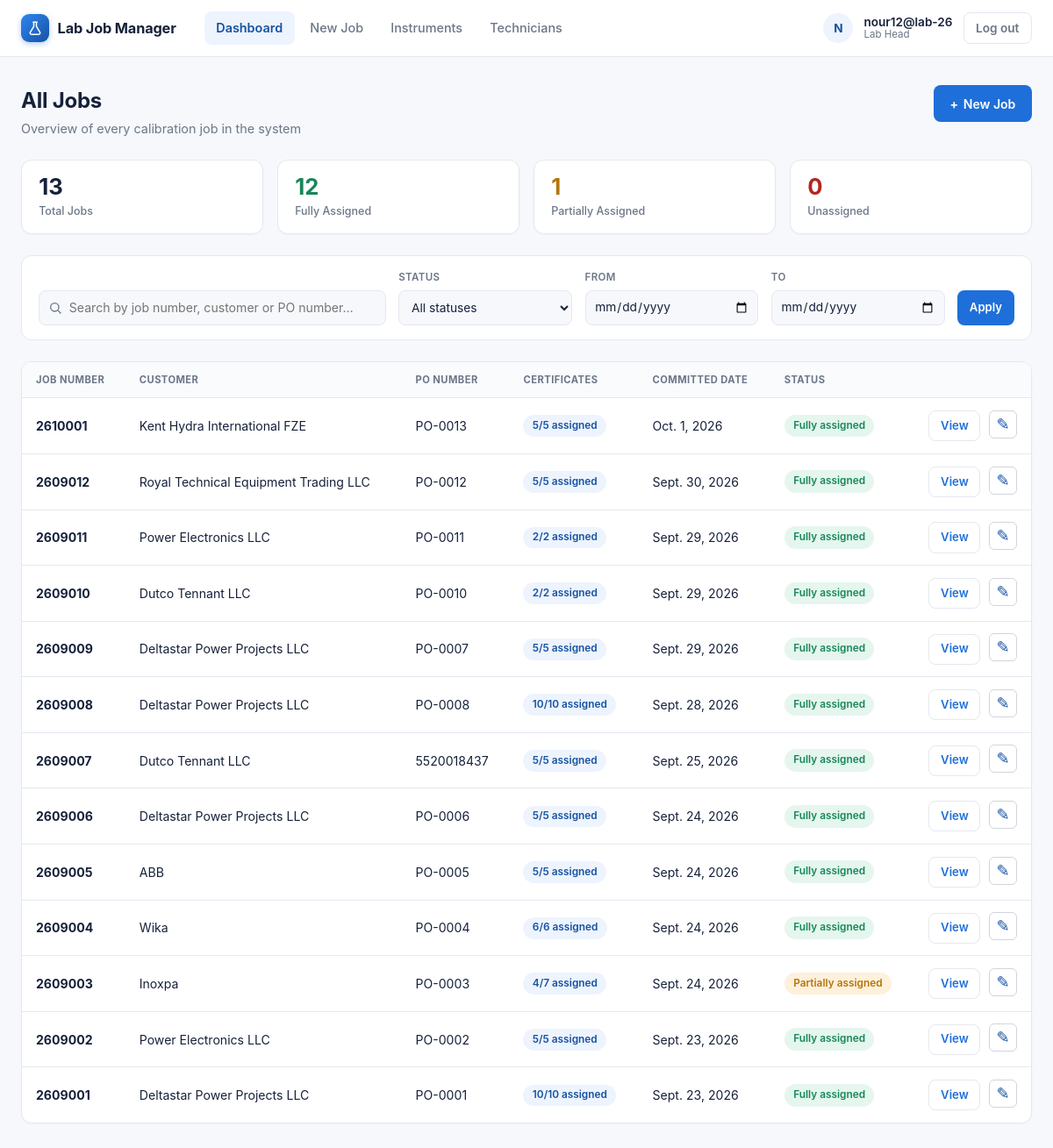
The app's page / (signed in), older data.
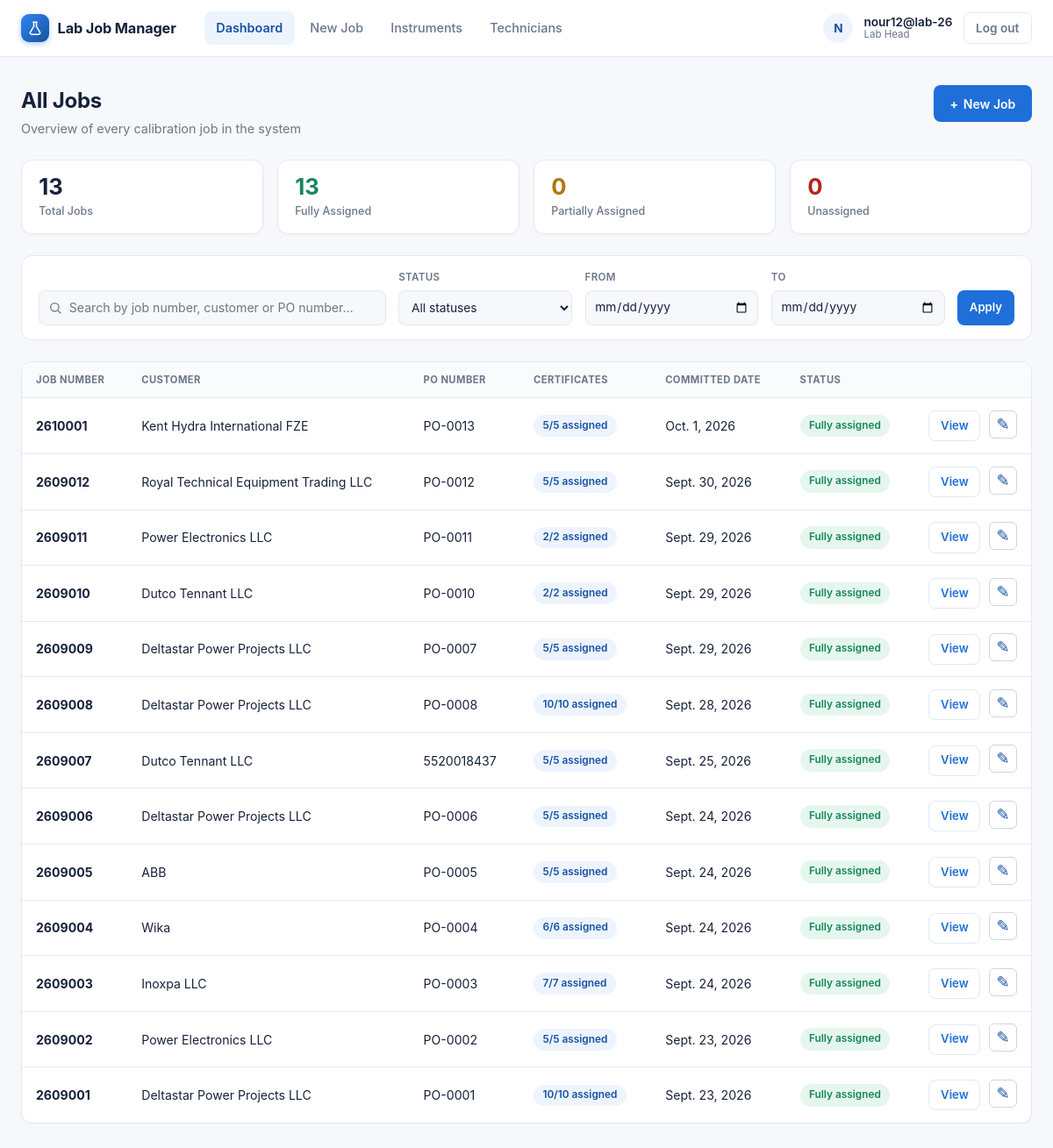
The same page, newer data.
### labmanager/models.py (models this page shows, shortened)
class Job(models.Model):
    job_number = models.CharField(max_length=20, unique=True, editable=False)
    customer_name = models.CharField(max_length=200)
    customer_address = models.TextField(blank=True)
    po_number = models.CharField(max_length=100)
    quantity = models.PositiveIntegerField(help_text="Total number of certificates for this job")
    committed_date = models.DateField(null=True, blank=True)
    created_by = models.ForeignKey(User, on_delete=models.PROTECT, related_name="jobs_created")
    created_at = models.DateTimeField(auto_now_add=True)
    class Meta:
        ordering = ["-created_at"]
    @property
    def certificates_assigned_count(self):
        return sum(li.quantity for li in self.line_items.all())

class JobLineItem(models.Model):
    job = models.ForeignKey(Job, on_delete=models.CASCADE, related_name="line_items")
    instrument = models.ForeignKey(Instrument, on_delete=models.PROTECT, related_name="line_items")
    model = models.CharField(max_length=150, blank=True)
    range_from = models.DecimalField(max_digits=12, decimal_places=2, null=True, blank=True)
    range_to = models.DecimalField(max_digits=12, decimal_places=2, null=True, blank=True)
    unit = models.CharField(max_length=50, blank=True, null=True, choices=UNIT_CHOICES)
    quantity = models.PositiveIntegerField(default=1)
    assigned_to = models.ForeignKey(User, on_delete=models.PROTECT,  related_name="assigned_line_items", limit_choices_to={"role": User.Role.TECHNICIAN},)
    calibration_points = models.PositiveIntegerField(default=1)
    calibration_validity_value = models.PositiveIntegerField(
        null=True,
        blank=True,
        verbose_name="Calibration Validity",
    )
    calibration_validity_unit = models.CharField(
        max_length=10,
        choices=CALIBRATION_VALIDITY_UNIT_CHOICES,
        default="years",
        blank=True,
    )
    reference_procedure = models.CharField(max_length=150, blank=True, choices=REFERENCE_PROCEDURE_CHOICES)

### labmanager/views.py (the view, shortened to what this page needs)
# urls.py: path("", views.dashboard, name="dashboard"),
@login_required
def dashboard(request):
    if request.user.is_lab_head:
        jobs = Job.objects.all()
    else:
        jobs = Job.objects.filter(line_items__assigned_to=request.user).distinct()
    search_query = request.GET.get("q", "").strip()
    status_filter = request.GET.get("status", "").strip()
    date_from = request.GET.get("date_from", "").strip()
    date_to = request.GET.get("date_to", "").strip()
    if date_from:
        jobs = jobs.filter(committed_date__gte=date_from)
    if date_to:
        jobs = jobs.filter(committed_date__lte=date_to)
    jobs = jobs.distinct()
    jobs_list = list(jobs)
    complete_count = 0
    partial_count = 0
    unassigned_count = 0
    for job in jobs_list:
        assigned = job.certificates_assigned_count
        job.assignment_percent = int(round((assigned / job.quantity) * 100)) if job.quantity else 0
        if assigned <= 0:
            job.assignment_status = "unassigned"
            unassigned_count += 1
        elif assigned < job.quantity:
            job.assignment_status = "partial"
            partial_count += 1
        else:
            job.assignment_status = "complete"
            complete_count += 1
    if status_filter in ("complete", "partial", "unassigned"):
        jobs_list = [j for j in jobs_list if j.assignment_status == status_filter]
    context = {
        "jobs": jobs_list,
        "search_query": search_query,
        "status_filter": status_filter,
        "date_from": date_from,
        "date_to": date_to,
        "total_jobs": len(jobs_list) if not status_filter else (complete_count + partial_count + unassigned_count),
        "complete_count": complete_count,
        "partial_count": partial_count,
        "unassigned_count": unassigned_count,
    }
    return render(request, "labmanager/dashboard.html", context)

### labmanager/models.py (called while the page is built)
    @property
    def is_lab_head(self):
        return self.role == self.Role.LAB_HEAD

### labmanager/templates/labmanager/dashboard.html (shortened to what the changed rows need)
{% extends "labmanager/base.html" %}
{% block content %}
<div class="dash-page">
    <div class="dash-header">
        <div>
            <h1>{% if user.is_lab_head %}All Jobs{% else %}My Assigned Jobs{% endif %}</h1>
        </div>
    </div>
    <div class="dash-stats">
        <div class="dash-stat">
            <span class="dash-stat-value dash-stat-complete">{{ complete_count }}</span>
            <span class="dash-stat-label">Fully Assigned</span>
        </div>
        <div class="dash-stat">
            <span class="dash-stat-value dash-stat-partial">{{ partial_count }}</span>
            <span class="dash-stat-label">Partially Assigned</span>
        </div>
    </div>
    <div class="dash-card">
        <div class="dash-table-wrap">
            <table class="dash-table">
                <thead>
                    <tr>
                        <th>Job Number</th>
                        <th>Customer</th>
                        <th>PO Number</th>
                        <th>Certificates</th>
                        <th>Committed Date</th>
                        <th>Status</th>
                        <th class="dash-col-action"></th>
                    </tr>
                </thead>
                <tbody>
                    {% for job in jobs %}
                    <tr>
                        <td data-label="Job Number"><span class="dash-job-number">{{ job.job_number }}</span></td>
                        <td data-label="Customer">{{ job.customer_name }}</td>
                        <td data-label="PO Number">{{ job.po_number }}</td>
                        <td><span class="pill">{{ job.certificates_assigned_count }}/{{ job.quantity }} assigned</span></td>
                        <td data-label="Committed Date">{{ job.committed_date|default:"—" }}</td>
                        <td data-label="Status">
                            {% if job.assignment_status == "complete" %}
                                <span class="dash-badge dash-badge-complete">Fully assigned</span>
                            {% elif job.assignment_status == "partial" %}
                                <span class="dash-badge dash-badge-partial">Partially assigned</span>
                            {% else %}
                                <span class="dash-badge dash-badge-unassigned">Unassigned</span>
                            {% endif %}
                        </td>
                        <td data-label="" class="dash-col-action">
                            <a
                                class="dash-btn dash-btn-ghost dash-btn-small"
                                href="{% url 'job_detail' job.pk %}">
                                View
                            </a>
                            {% if user.is_lab_head %}
                                <a
                                    class="dash-edit-icon"
                                    href="{% url 'job_edit' job.pk %}"
                                    title="Edit Job"
                                    aria-label="Edit Job">
                                    ✎
                                </a>
                            {% endif %}
                        </td>
                    </tr>
                    {% endfor %}
                </tbody>
            </table>
        </div>
    </div>
</div>
{% endblock %}

Row changes from the older to the newer data that the page shows:
changed Job "PO-0003": customer_name "Inoxpa" → "Inoxpa LLC"; certificates_assigned_count "4" → "7"; text "Partially assigned" → "Fully assigned"
Text that changed along with them:
{{ complete_count }}: "12" → "13"
{{ partial_count }}: "1" → "0"
